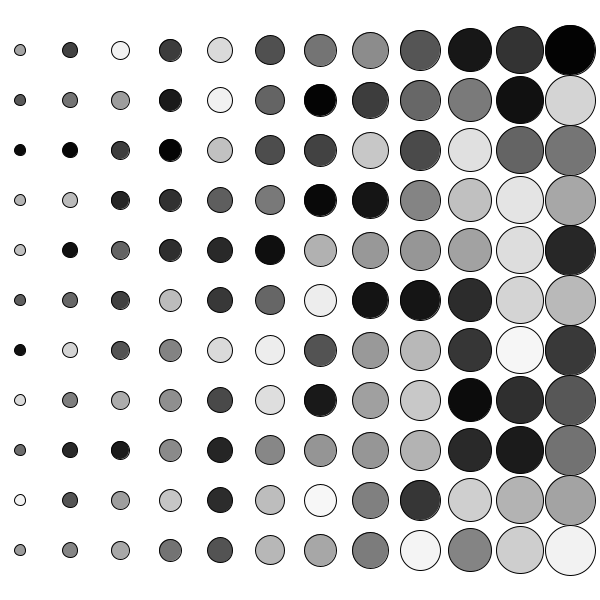
Frame 1 (no input)
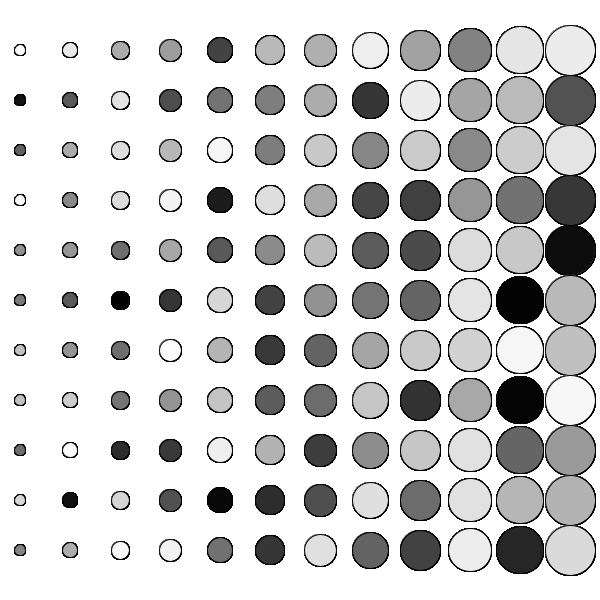
Frame 60 (the mouse pressed at the canvas centre just before this capture)
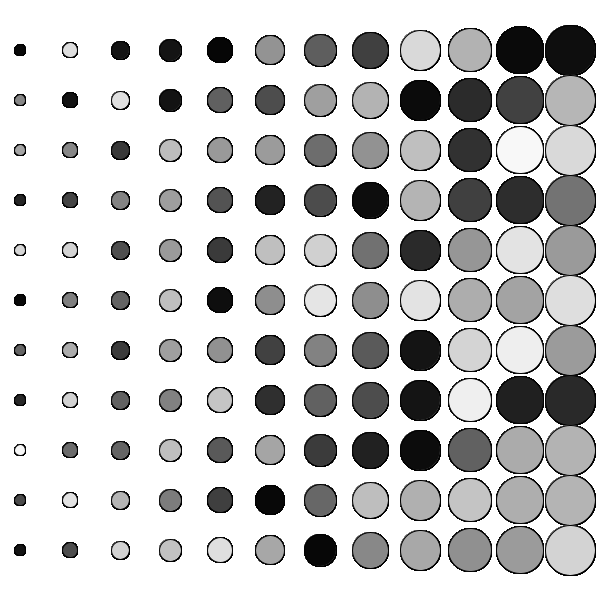
Frame 120 (the mouse held since frame 60 and released just before this capture)

The Processing sketch that drew these frames (run headless with seeded random() and noise(); from frame 60 on, the mouse is pressed at the canvas centre):

// Processing sketch: quiz-4
// ── quiz-4.pde
void setup() {
  size(600, 600);
  background(255);
  frameRate(7);
}

void draw() {
  for(int x = 50; x< 600; x += 50){
      for(int y = 20; y< 600; y += 50){
         fill(random(0, 255));
          circle(y, x, y/14 + 10);
    }
  }
}
